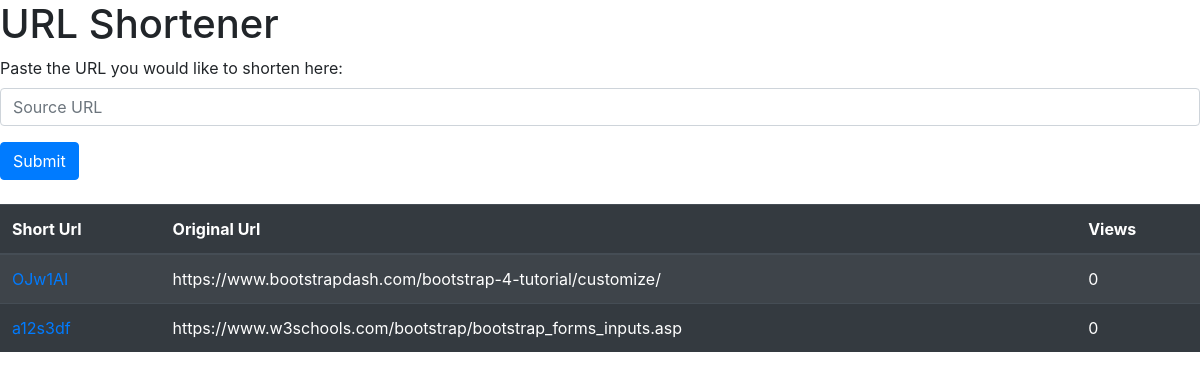
The page /lab3app/ on the database its author committed.
### lab3app/models.py (models this page shows, shortened)
class Url_short(models.Model):
    source_url = models.CharField(max_length=500)
    short_url = models.CharField(max_length=20)
    counter = models.IntegerField(default=0)

### lab3app/views.py (the view)
# urls.py: path('', views.index, name='index'),
def index(request):
    url_list = Url_short.objects.order_by('-id')
    context = {
        'url_list': url_list
    }
    return render(request, 'lab3app/index.html', context)

### lab3app/templates/lab3app/index.html (shortened to what this page needs)
<!DOCTYPE html>
<html lang="en" dir="ltr">
  <head>
    <link rel="stylesheet" href="https://stackpath.bootstrapcdn.com/bootstrap/4.4.1/css/bootstrap.min.css">
  </head>
  <body>
    <h1>URL Shortener</h1>
    <form action="{% url 'lab3app:shorten' %}" method="POST">
      <div class="form-group">
          <label for="url">Paste the URL you would like to shorten here:</label>
          <input type="url" class="form-control" id="url" placeholder="Source URL" name="url">
      </div>
      <button type="submit" class="btn btn-primary">Submit</button>
    </form>
    <br>
    <table class="table table-striped table-dark">
      <thead>
        <tr>
          <th scope="col">Short Url</th>
          <th scope="col">Original Url</th>
          <th scope="col">Views</th>
        </tr>
      </thead>
      <tbody>
        {% for url in url_list %}
        <tr>
          <td><a href="{{url.source_url}}">{{url.short_url}}</a></td>
          <td>{{url.source_url}}</td>
          <td>{{url.counter}}</td>
        </tr>
        {% endfor %}
      </tbody>
    </table>
  </body>
</html>

### rows shown on the page
Url_short: short_url "OJw1AI", source_url "https://www.bootstrapdash.com/bootstrap-4-tutorial/customize/", counter "0"
Url_short: short_url "a12s3df", source_url "https://www.w3schools.com/bootstrap/bootstrap_forms_inputs.asp", counter "0"
